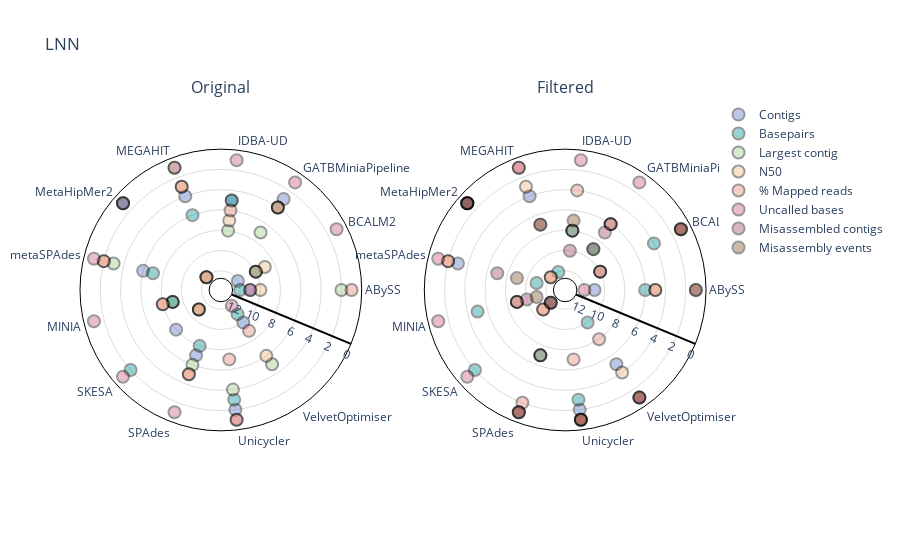
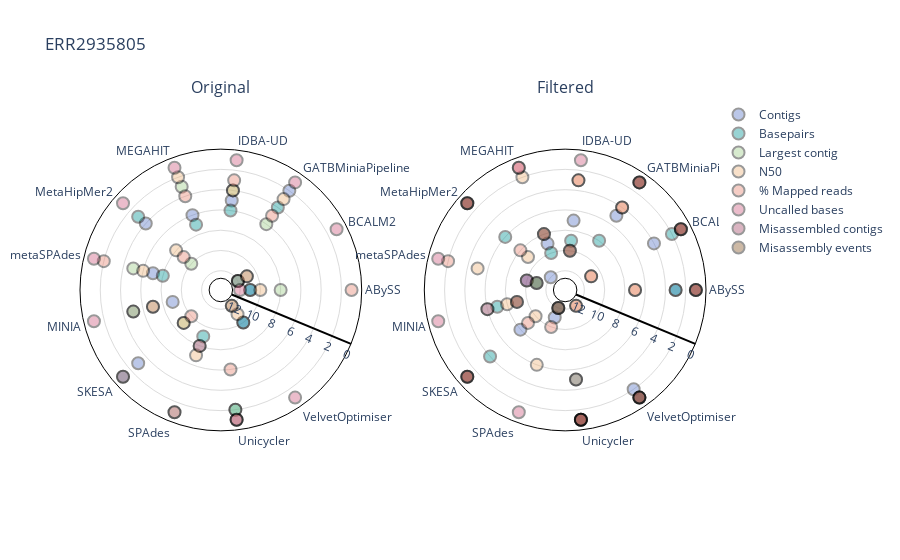
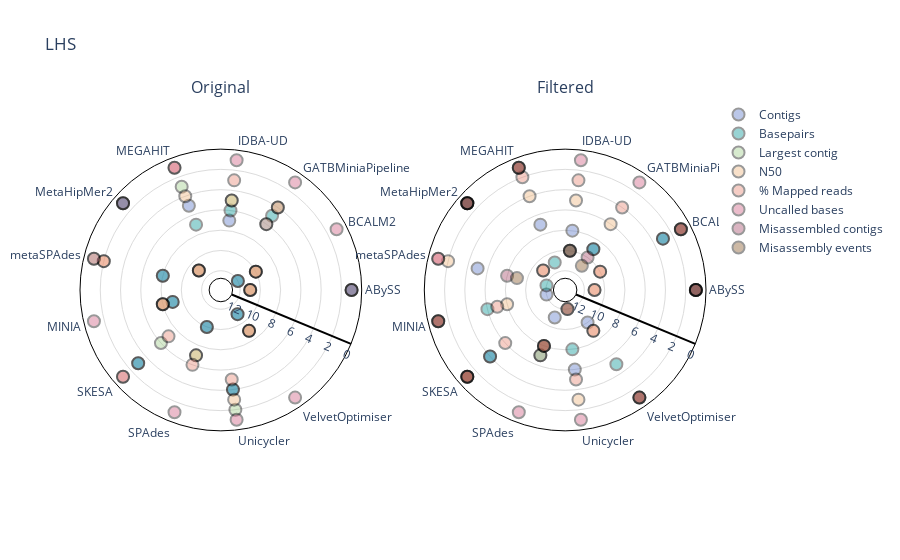
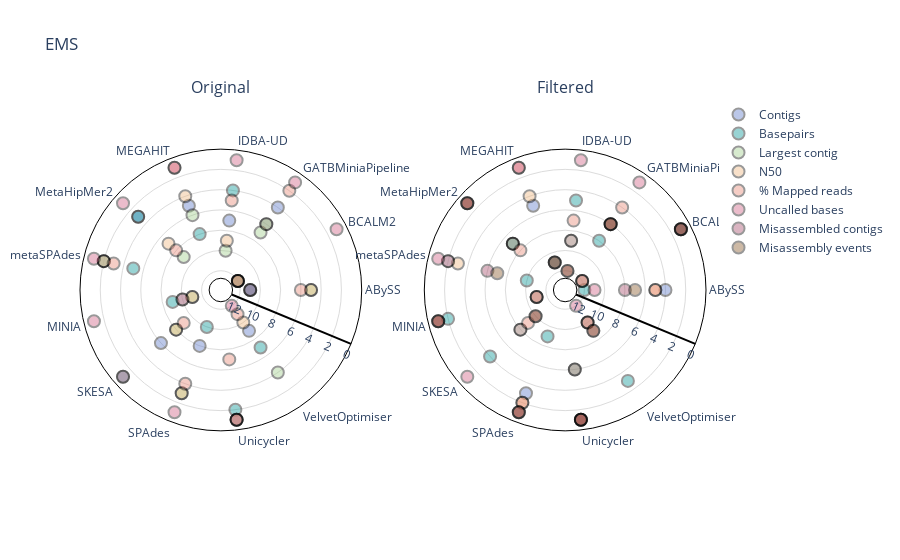

Notebook code for these charts, in order:
### Code cell
import plotly.graph_objects as go

for sample, df in rank_dfs:

    categories = ['contigs','filtered_contigs','basepairs','filtered_basepairs', 'max_contig', 'n50','filtered_n50', 'mapped_reads','filtered_mapped_reads', 'Ns','filtered_Ns','misassembled contigs', 'misassembly events']
    categories_original =  ['contigs','basepairs', 'max_contig', 'n50', 'mapped_reads', 'Ns'] 
    categories_original_renamed =  ['Contigs','Basepairs', 'Largest contig', 'N50', '% Mapped reads', 'Uncalled bases'] 
    categories_filtered = ['filtered_contigs', 'filtered_basepairs', 'filtered_n50', 'filtered_mapped_reads','filtered_Ns', 'misassembled contigs', 'misassembly events']
    categories_filtered_renamed = ['Contigs', 'Basepairs', 'N50', '% Mapped reads','Uncalled bases', 'Misassembled contigs', 'Misassembly events']

    fig = make_subplots(rows=1, cols=2, specs=[[{'type': 'polar'}]*2], subplot_titles=('Original', 'Filtered'))
    
    COLOURS_ORIGINAL = ['#5876c8', '#009392', '#9CCB86', '#EEB479', '#E88471', '#CF597E']
    COLOURS_FILTERED = ['#5876c8', '#009392', '#EEB479', '#E88471', '#CF597E', '#a54765', '#835221']

    i = 0
    j = 0
    assembler_list = list(df.index)
    
    for column in categories:
                
        row_all = list(df[column])
        

        if column in categories_original:
            name = categories_original_renamed[categories_original.index(column)]
            fig.add_trace(go.Scatterpolar(r=row_all,
                                          theta=assembler_list,
                                          name=name, 
                                          mode='markers', 
                                          marker=dict(color=COLOURS_ORIGINAL[i], size=12), 
                                          marker_line_color="black", 
                                          marker_line_width=2,
                                          opacity=0.4,showlegend=True),
                          row=1, col=1) 
            i+=1
            
        elif column in categories_filtered:
            name = categories_filtered_renamed[categories_filtered.index(column)]
            showlegend = True if column in ['misassembled contigs', 'misassembly events'] else False
            fig.add_trace(go.Scatterpolar(r=row_all,
                                          theta=assembler_list,
                                          name=name, 
                                          mode='markers', 
                                          marker=dict(color=COLOURS_FILTERED[j], size=12),
                                          marker_line_color="black", 
                                          marker_line_width=2, 
                                          opacity=0.4,showlegend=showlegend),
                         row=1, col=2)
            j+=1
        
    
    fig.update_layout(polar=dict(radialaxis=dict(visible=True,
                                                 range=[1, 12],
                                                 autorange="reversed",
                                                 linewidth = 2,
                                                 linecolor="black",
                                                 gridcolor = "#DCDCDC"), 
                                 hole=1/12, bgcolor='rgb(255,255,255)',
                                angularaxis=dict(linecolor="black"),
                                angularaxis_categoryarray = assembler_list + [' '],
                                radialaxis_angle = -22.5),
                     polar2=dict(radialaxis=dict(visible=True,
                                                 range=[1, 12],
                                                 autorange="reversed",
                                                 linewidth = 2,
                                                 linecolor="black",
                                                 gridcolor = "#DCDCDC"), 
                                 hole=1/12, bgcolor='rgb(255,255,255)',
                                angularaxis=dict(linecolor="black"),
                                angularaxis_categoryarray = assembler_list + [' '],
                                radialaxis_angle = -22.5))
    fig.update_layout(title=sample)

    fig.show()

### Figure 1 — Plotly figure (JSON) as saved in the notebook; plotly's stock layout.template omitted (floating-point values rounded to 4 significant figures)
{"data": [{"marker": {"color": "#5876c8", "line": {"color": "black", "width": 2}, "size": 12}, "mode": "markers", "name": "Contigs", "opacity": 0.4, "r": [11, 12, 3, 5, 4, 1, 6, 9, 8, 7, 2, 10], "showlegend": true, "subplot": "polar", "theta": ["ABySS", "BCALM2", "GATBMiniaPipeline", "IDBA-UD", "MEGAHIT", "MetaHipMer2", "metaSPAdes", "MINIA", "SKESA", "SPAdes", "Unicycler", "VelvetOptimiser"], "type": "scatterpolar"}, {"marker": {"color": "#5876c8", "line": {"color": "black", "width": 2}, "size": 12}, "mode": "markers", "name": "Contigs", "opacity": 0.4, "r": [11, 10, 6, 8, 4, 1, 3, 9, 12, 7, 2, 5], "showlegend": false, "subplot": "polar2", "theta": ["ABySS", "BCALM2", "GATBMiniaPipeline", "IDBA-UD", "MEGAHIT", "MetaHipMer2", "metaSPAdes", "MINIA", "SKESA", "SPAdes", "Unicycler", "VelvetOptimiser"], "type": "scatterpolar"}, {"marker": {"color": "#009392", "line": {"color": "black", "width": 2}, "size": 12}, "mode": "markers", "name": "Basepairs", "opacity": 0.4, "r": [12, 10, 4, 5, 6, 1, 7, 9, 2, 8, 3, 11], "showlegend": true, "subplot": "polar", "theta": ["ABySS", "BCALM2", "GATBMiniaPipeline", "IDBA-UD", "MEGAHIT", "MetaHipMer2", "metaSPAdes", "MINIA", "SKESA", "SPAdes", "Unicycler", "VelvetOptimiser"], "type": "scatterpolar"}, {"marker": {"color": "#009392", "line": {"color": "black", "width": 2}, "size": 12}, "mode": "markers", "name": "Basepairs", "opacity": 0.4, "r": [6, 4, 9, 8, 12, 1, 11, 5, 2, 7, 3, 10], "showlegend": false, "subplot": "polar2", "theta": ["ABySS", "BCALM2", "GATBMiniaPipeline", "IDBA-UD", "MEGAHIT", "MetaHipMer2", "metaSPAdes", "MINIA", "SKESA", "SPAdes", "Unicycler", "VelvetOptimiser"], "type": "scatterpolar"}, {"marker": {"color": "#9CCB86", "line": {"color": "black", "width": 2}, "size": 12}, "mode": "markers", "name": "Largest contig", "opacity": 0.4, "r": [2, 10, 7, 8, 1, 12, 3, 9, 11, 6, 4, 5], "showlegend": true, "subplot": "polar", "theta": ["ABySS", "BCALM2", "GATBMiniaPipeline", "IDBA-UD", "MEGAHIT", "MetaHipMer2", "metaSPAdes", "MINIA", "SKESA", "SPAdes", "Unicycler", "VelvetOptimiser"], "type": "scatterpolar"}, {"marker": {"color": "#EEB479", "line": {"color": "black", "width": 2}, "size": 12}, "mode": "markers", "name": "N50", "opacity": 0.4, "r": [10, 9, 4, 7, 3, 12, 2, 8, 11, 5, 1, 6], "showlegend": true, "subplot": "polar", "theta": ["ABySS", "BCALM2", "GATBMiniaPipeline", "IDBA-UD", "MEGAHIT", "MetaHipMer2", "metaSPAdes", "MINIA", "SKESA", "SPAdes", "Unicycler", "VelvetOptimiser"], "type": "scatterpolar"}, {"marker": {"color": "#EEB479", "line": {"color": "black", "width": 2}, "size": 12}, "mode": "markers", "name": "N50", "opacity": 0.4, "r": [5, 10, 6, 8, 3, 12, 2, 9, 11, 7, 1, 4], "showlegend": false, "subplot": "polar2", "theta": ["ABySS", "BCALM2", "GATBMiniaPipeline", "IDBA-UD", "MEGAHIT", "MetaHipMer2", "metaSPAdes", "MINIA", "SKESA", "SPAdes", "Unicycler", "VelvetOptimiser"], "type": "scatterpolar"}, {"marker": {"color": "#E88471", "line": {"color": "black", "width": 2}, "size": 12}, "mode": "markers", "name": "% Mapped reads", "opacity": 0.4, "r": [1, 10, 4, 6, 3, 12, 2, 8, 11, 5, 7, 9], "showlegend": true, "subplot": "polar", "theta": ["ABySS", "BCALM2", "GATBMiniaPipeline", "IDBA-UD", "MEGAHIT", "MetaHipMer2", "metaSPAdes", "MINIA", "SKESA", "SPAdes", "Unicycler", "VelvetOptimiser"], "type": "scatterpolar"}, {"marker": {"color": "#E88471", "line": {"color": "black", "width": 2}, "size": 12}, "mode": "markers", "name": "% Mapped reads", "opacity": 0.4, "r": [5, 10, 6, 4, 1, 12, 2, 9, 11, 2, 7, 8], "showlegend": false, "subplot": "polar2", "theta": ["ABySS", "BCALM2", "GATBMiniaPipeline", "IDBA-UD", "MEGAHIT", "MetaHipMer2", "metaSPAdes", "MINIA", "SKESA", "SPAdes", "Unicycler", "VelvetOptimiser"], "type": "scatterpolar"}, {"marker": {"color": "#CF597E", "line": {"color": "black", "width": 2}, "size": 12}, "mode": "markers", "name": "Uncalled bases", "opacity": 0.4, "r": [11, 1, 1, 1, 1, 1, 1, 1, 1, 1, 1, 12], "showlegend": true, "subplot": "polar", "theta": ["ABySS", "BCALM2", "GATBMiniaPipeline", "IDBA-UD", "MEGAHIT", "MetaHipMer2", "metaSPAdes", "MINIA", "SKESA", "SPAdes", "Unicycler", "VelvetOptimiser"], "type": "scatterpolar"}, {"marker": {"color": "#CF597E", "line": {"color": "black", "width": 2}, "size": 12}, "mode": "markers", "name": "Uncalled bases", "opacity": 0.4, "r": [12, 1, 1, 1, 1, 1, 1, 1, 1, 1, 1, 1], "showlegend": false, "subplot": "polar2", "theta": ["ABySS", "BCALM2", "GATBMiniaPipeline", "IDBA-UD", "MEGAHIT", "MetaHipMer2", "metaSPAdes", "MINIA", "SKESA", "SPAdes", "Unicycler", "VelvetOptimiser"], "type": "scatterpolar"}, {"marker": {"color": "#a54765", "line": {"color": "black", "width": 2}, "size": 12}, "mode": "markers", "name": "Misassembled contigs", "opacity": 0.4, "r": [1, 1, 7, 10, 7, 1, 7, 10, 12, 1, 1, 1], "showlegend": true, "subplot": "polar2", "theta": ["ABySS", "BCALM2", "GATBMiniaPipeline", "IDBA-UD", "MEGAHIT", "MetaHipMer2", "metaSPAdes", "MINIA", "SKESA", "SPAdes", "Unicycler", "VelvetOptimiser"], "type": "scatterpolar"}, {"marker": {"color": "#835221", "line": {"color": "black", "width": 2}, "size": 12}, "mode": "markers", "name": "Misassembly events", "opacity": 0.4, "r": [1, 1, 9, 7, 7, 1, 9, 11, 12, 1, 1, 1], "showlegend": true, "subplot": "polar2", "theta": ["ABySS", "BCALM2", "GATBMiniaPipeline", "IDBA-UD", "MEGAHIT", "MetaHipMer2", "metaSPAdes", "MINIA", "SKESA", "SPAdes", "Unicycler", "VelvetOptimiser"], "type": "scatterpolar"}], "layout": {"annotations": [{"font": {"size": 16}, "showarrow": false, "text": "Original", "x": 0.225, "xanchor": "center", "xref": "paper", "y": 1, "yanchor": "bottom", "yref": "paper"}, {"font": {"size": 16}, "showarrow": false, "text": "Filtered", "x": 0.775, "xanchor": "center", "xref": "paper", "y": 1, "yanchor": "bottom", "yref": "paper"}], "polar": {"angularaxis": {"categoryarray": ["ABySS", "BCALM2", "GATBMiniaPipeline", "IDBA-UD", "MEGAHIT", "MetaHipMer2", "metaSPAdes", "MINIA", "SKESA", "SPAdes", "Unicycler", "VelvetOptimiser", " "], "linecolor": "black"}, "bgcolor": "rgb(255,255,255)", "domain": {"x": [0, 0.45], "y": [0, 1]}, "hole": 0.08333, "radialaxis": {"angle": -22.5, "autorange": "reversed", "gridcolor": "#DCDCDC", "linecolor": "black", "linewidth": 2, "range": [1, 12], "visible": true}}, "polar2": {"angularaxis": {"categoryarray": ["ABySS", "BCALM2", "GATBMiniaPipeline", "IDBA-UD", "MEGAHIT", "MetaHipMer2", "metaSPAdes", "MINIA", "SKESA", "SPAdes", "Unicycler", "VelvetOptimiser", " "], "linecolor": "black"}, "bgcolor": "rgb(255,255,255)", "domain": {"x": [0.55, 1], "y": [0, 1]}, "hole": 0.08333, "radialaxis": {"angle": -22.5, "autorange": "reversed", "gridcolor": "#DCDCDC", "linecolor": "black", "linewidth": 2, "range": [1, 12], "visible": true}}, "title": {"text": "LNN"}}}

### Figure 2 — Plotly figure (JSON) as saved in the notebook; plotly's stock layout.template omitted (floating-point values rounded to 4 significant figures)
{"data": [{"marker": {"color": "#5876c8", "line": {"color": "black", "width": 2}, "size": 12}, "mode": "markers", "name": "Contigs", "opacity": 0.4, "r": [11, 12, 2, 5, 6, 4, 7, 9, 3, 8, 1, 10], "showlegend": true, "subplot": "polar", "theta": ["ABySS", "BCALM2", "GATBMiniaPipeline", "IDBA-UD", "MEGAHIT", "MetaHipMer2", "metaSPAdes", "MINIA", "SKESA", "SPAdes", "Unicycler", "VelvetOptimiser"], "type": "scatterpolar"}, {"marker": {"color": "#5876c8", "line": {"color": "black", "width": 2}, "size": 12}, "mode": "markers", "name": "Contigs", "opacity": 0.4, "r": [3, 4, 5, 7, 9, 12, 10, 6, 8, 11, 1, 2], "showlegend": false, "subplot": "polar2", "theta": ["ABySS", "BCALM2", "GATBMiniaPipeline", "IDBA-UD", "MEGAHIT", "MetaHipMer2", "metaSPAdes", "MINIA", "SKESA", "SPAdes", "Unicycler", "VelvetOptimiser"], "type": "scatterpolar"}, {"marker": {"color": "#009392", "line": {"color": "black", "width": 2}, "size": 12}, "mode": "markers", "name": "Basepairs", "opacity": 0.4, "r": [11, 12, 4, 6, 7, 3, 8, 5, 1, 9, 2, 10], "showlegend": true, "subplot": "polar", "theta": ["ABySS", "BCALM2", "GATBMiniaPipeline", "IDBA-UD", "MEGAHIT", "MetaHipMer2", "metaSPAdes", "MINIA", "SKESA", "SPAdes", "Unicycler", "VelvetOptimiser"], "type": "scatterpolar"}, {"marker": {"color": "#009392", "line": {"color": "black", "width": 2}, "size": 12}, "mode": "markers", "name": "Basepairs", "opacity": 0.4, "r": [3, 2, 8, 9, 10, 6, 11, 7, 4, 12, 5, 1], "showlegend": false, "subplot": "polar2", "theta": ["ABySS", "BCALM2", "GATBMiniaPipeline", "IDBA-UD", "MEGAHIT", "MetaHipMer2", "metaSPAdes", "MINIA", "SKESA", "SPAdes", "Unicycler", "VelvetOptimiser"], "type": "scatterpolar"}, {"marker": {"color": "#9CCB86", "line": {"color": "black", "width": 2}, "size": 12}, "mode": "markers", "name": "Largest contig", "opacity": 0.4, "r": [8, 11, 6, 4, 3, 10, 5, 7, 9, 1, 2, 12], "showlegend": true, "subplot": "polar", "theta": ["ABySS", "BCALM2", "GATBMiniaPipeline", "IDBA-UD", "MEGAHIT", "MetaHipMer2", "metaSPAdes", "MINIA", "SKESA", "SPAdes", "Unicycler", "VelvetOptimiser"], "type": "scatterpolar"}, {"marker": {"color": "#EEB479", "line": {"color": "black", "width": 2}, "size": 12}, "mode": "markers", "name": "N50", "opacity": 0.4, "r": [10, 12, 3, 4, 2, 8, 6, 5, 9, 7, 1, 11], "showlegend": true, "subplot": "polar", "theta": ["ABySS", "BCALM2", "GATBMiniaPipeline", "IDBA-UD", "MEGAHIT", "MetaHipMer2", "metaSPAdes", "MINIA", "SKESA", "SPAdes", "Unicycler", "VelvetOptimiser"], "type": "scatterpolar"}, {"marker": {"color": "#EEB479", "line": {"color": "black", "width": 2}, "size": 12}, "mode": "markers", "name": "N50", "opacity": 0.4, "r": [7, 11, 4, 3, 2, 9, 5, 8, 10, 6, 1, 12], "showlegend": false, "subplot": "polar2", "theta": ["ABySS", "BCALM2", "GATBMiniaPipeline", "IDBA-UD", "MEGAHIT", "MetaHipMer2", "metaSPAdes", "MINIA", "SKESA", "SPAdes", "Unicycler", "VelvetOptimiser"], "type": "scatterpolar"}, {"marker": {"color": "#E88471", "line": {"color": "black", "width": 2}, "size": 12}, "mode": "markers", "name": "% Mapped reads", "opacity": 0.4, "r": [1, 11, 5, 3, 4, 9, 2, 7, 10, 8, 6, 12], "showlegend": true, "subplot": "polar", "theta": ["ABySS", "BCALM2", "GATBMiniaPipeline", "IDBA-UD", "MEGAHIT", "MetaHipMer2", "metaSPAdes", "MINIA", "SKESA", "SPAdes", "Unicycler", "VelvetOptimiser"], "type": "scatterpolar"}, {"marker": {"color": "#E88471", "line": {"color": "black", "width": 2}, "size": 12}, "mode": "markers", "name": "% Mapped reads", "opacity": 0.4, "r": [7, 11, 4, 3, 1, 8, 2, 6, 9, 10, 5, 12], "showlegend": false, "subplot": "polar2", "theta": ["ABySS", "BCALM2", "GATBMiniaPipeline", "IDBA-UD", "MEGAHIT", "MetaHipMer2", "metaSPAdes", "MINIA", "SKESA", "SPAdes", "Unicycler", "VelvetOptimiser"], "type": "scatterpolar"}, {"marker": {"color": "#CF597E", "line": {"color": "black", "width": 2}, "size": 12}, "mode": "markers", "name": "Uncalled bases", "opacity": 0.4, "r": [12, 1, 1, 1, 1, 1, 1, 1, 1, 1, 1, 1], "showlegend": true, "subplot": "polar", "theta": ["ABySS", "BCALM2", "GATBMiniaPipeline", "IDBA-UD", "MEGAHIT", "MetaHipMer2", "metaSPAdes", "MINIA", "SKESA", "SPAdes", "Unicycler", "VelvetOptimiser"], "type": "scatterpolar"}, {"marker": {"color": "#CF597E", "line": {"color": "black", "width": 2}, "size": 12}, "mode": "markers", "name": "Uncalled bases", "opacity": 0.4, "r": [1, 1, 1, 1, 1, 1, 1, 1, 1, 1, 1, 1], "showlegend": false, "subplot": "polar2", "theta": ["ABySS", "BCALM2", "GATBMiniaPipeline", "IDBA-UD", "MEGAHIT", "MetaHipMer2", "metaSPAdes", "MINIA", "SKESA", "SPAdes", "Unicycler", "VelvetOptimiser"], "type": "scatterpolar"}, {"marker": {"color": "#a54765", "line": {"color": "black", "width": 2}, "size": 12}, "mode": "markers", "name": "Misassembled contigs", "opacity": 0.4, "r": [1, 1, 1, 10, 8, 1, 10, 9, 1, 12, 1, 1], "showlegend": true, "subplot": "polar2", "theta": ["ABySS", "BCALM2", "GATBMiniaPipeline", "IDBA-UD", "MEGAHIT", "MetaHipMer2", "metaSPAdes", "MINIA", "SKESA", "SPAdes", "Unicycler", "VelvetOptimiser"], "type": "scatterpolar"}, {"marker": {"color": "#835221", "line": {"color": "black", "width": 2}, "size": 12}, "mode": "markers", "name": "Misassembly events", "opacity": 0.4, "r": [1, 1, 1, 10, 8, 1, 11, 9, 1, 12, 1, 1], "showlegend": true, "subplot": "polar2", "theta": ["ABySS", "BCALM2", "GATBMiniaPipeline", "IDBA-UD", "MEGAHIT", "MetaHipMer2", "metaSPAdes", "MINIA", "SKESA", "SPAdes", "Unicycler", "VelvetOptimiser"], "type": "scatterpolar"}], "layout": {"annotations": [{"font": {"size": 16}, "showarrow": false, "text": "Original", "x": 0.225, "xanchor": "center", "xref": "paper", "y": 1, "yanchor": "bottom", "yref": "paper"}, {"font": {"size": 16}, "showarrow": false, "text": "Filtered", "x": 0.775, "xanchor": "center", "xref": "paper", "y": 1, "yanchor": "bottom", "yref": "paper"}], "polar": {"angularaxis": {"categoryarray": ["ABySS", "BCALM2", "GATBMiniaPipeline", "IDBA-UD", "MEGAHIT", "MetaHipMer2", "metaSPAdes", "MINIA", "SKESA", "SPAdes", "Unicycler", "VelvetOptimiser", " "], "linecolor": "black"}, "bgcolor": "rgb(255,255,255)", "domain": {"x": [0, 0.45], "y": [0, 1]}, "hole": 0.08333, "radialaxis": {"angle": -22.5, "autorange": "reversed", "gridcolor": "#DCDCDC", "linecolor": "black", "linewidth": 2, "range": [1, 12], "visible": true}}, "polar2": {"angularaxis": {"categoryarray": ["ABySS", "BCALM2", "GATBMiniaPipeline", "IDBA-UD", "MEGAHIT", "MetaHipMer2", "metaSPAdes", "MINIA", "SKESA", "SPAdes", "Unicycler", "VelvetOptimiser", " "], "linecolor": "black"}, "bgcolor": "rgb(255,255,255)", "domain": {"x": [0.55, 1], "y": [0, 1]}, "hole": 0.08333, "radialaxis": {"angle": -22.5, "autorange": "reversed", "gridcolor": "#DCDCDC", "linecolor": "black", "linewidth": 2, "range": [1, 12], "visible": true}}, "title": {"text": "ERR2935805"}}}

### Figure 3 — Plotly figure (JSON) as saved in the notebook; plotly's stock layout.template omitted (floating-point values rounded to 4 significant figures)
{"data": [{"marker": {"color": "#5876c8", "line": {"color": "black", "width": 2}, "size": 12}, "mode": "markers", "name": "Contigs", "opacity": 0.4, "r": [1, 12, 6, 7, 5, 1, 8, 9, 3, 10, 4, 11], "showlegend": true, "subplot": "polar", "theta": ["ABySS", "BCALM2", "GATBMiniaPipeline", "IDBA-UD", "MEGAHIT", "MetaHipMer2", "metaSPAdes", "MINIA", "SKESA", "SPAdes", "Unicycler", "VelvetOptimiser"], "type": "scatterpolar"}, {"marker": {"color": "#5876c8", "line": {"color": "black", "width": 2}, "size": 12}, "mode": "markers", "name": "Contigs", "opacity": 0.4, "r": [1, 3, 9, 8, 7, 1, 5, 12, 4, 11, 6, 10], "showlegend": false, "subplot": "polar2", "theta": ["ABySS", "BCALM2", "GATBMiniaPipeline", "IDBA-UD", "MEGAHIT", "MetaHipMer2", "metaSPAdes", "MINIA", "SKESA", "SPAdes", "Unicycler", "VelvetOptimiser"], "type": "scatterpolar"}, {"marker": {"color": "#009392", "line": {"color": "black", "width": 2}, "size": 12}, "mode": "markers", "name": "Basepairs", "opacity": 0.4, "r": [1, 12, 5, 6, 7, 1, 8, 9, 3, 10, 4, 11], "showlegend": true, "subplot": "polar", "theta": ["ABySS", "BCALM2", "GATBMiniaPipeline", "IDBA-UD", "MEGAHIT", "MetaHipMer2", "metaSPAdes", "MINIA", "SKESA", "SPAdes", "Unicycler", "VelvetOptimiser"], "type": "scatterpolar"}, {"marker": {"color": "#009392", "line": {"color": "black", "width": 2}, "size": 12}, "mode": "markers", "name": "Basepairs", "opacity": 0.4, "r": [1, 3, 9, 10, 11, 1, 12, 6, 4, 7, 8, 5], "showlegend": false, "subplot": "polar2", "theta": ["ABySS", "BCALM2", "GATBMiniaPipeline", "IDBA-UD", "MEGAHIT", "MetaHipMer2", "metaSPAdes", "MINIA", "SKESA", "SPAdes", "Unicycler", "VelvetOptimiser"], "type": "scatterpolar"}, {"marker": {"color": "#9CCB86", "line": {"color": "black", "width": 2}, "size": 12}, "mode": "markers", "name": "Largest contig", "opacity": 0.4, "r": [11, 10, 4, 5, 3, 11, 1, 8, 6, 7, 2, 9], "showlegend": true, "subplot": "polar", "theta": ["ABySS", "BCALM2", "GATBMiniaPipeline", "IDBA-UD", "MEGAHIT", "MetaHipMer2", "metaSPAdes", "MINIA", "SKESA", "SPAdes", "Unicycler", "VelvetOptimiser"], "type": "scatterpolar"}, {"marker": {"color": "#EEB479", "line": {"color": "black", "width": 2}, "size": 12}, "mode": "markers", "name": "N50", "opacity": 0.4, "r": [11, 10, 6, 5, 4, 11, 2, 8, 1, 7, 3, 9], "showlegend": true, "subplot": "polar", "theta": ["ABySS", "BCALM2", "GATBMiniaPipeline", "IDBA-UD", "MEGAHIT", "MetaHipMer2", "metaSPAdes", "MINIA", "SKESA", "SPAdes", "Unicycler", "VelvetOptimiser"], "type": "scatterpolar"}, {"marker": {"color": "#EEB479", "line": {"color": "black", "width": 2}, "size": 12}, "mode": "markers", "name": "N50", "opacity": 0.4, "r": [11, 10, 6, 5, 4, 11, 2, 8, 1, 7, 3, 9], "showlegend": false, "subplot": "polar2", "theta": ["ABySS", "BCALM2", "GATBMiniaPipeline", "IDBA-UD", "MEGAHIT", "MetaHipMer2", "metaSPAdes", "MINIA", "SKESA", "SPAdes", "Unicycler", "VelvetOptimiser"], "type": "scatterpolar"}, {"marker": {"color": "#E88471", "line": {"color": "black", "width": 2}, "size": 12}, "mode": "markers", "name": "% Mapped reads", "opacity": 0.4, "r": [11, 10, 4, 3, 1, 11, 2, 8, 7, 6, 5, 9], "showlegend": true, "subplot": "polar", "theta": ["ABySS", "BCALM2", "GATBMiniaPipeline", "IDBA-UD", "MEGAHIT", "MetaHipMer2", "metaSPAdes", "MINIA", "SKESA", "SPAdes", "Unicycler", "VelvetOptimiser"], "type": "scatterpolar"}, {"marker": {"color": "#E88471", "line": {"color": "black", "width": 2}, "size": 12}, "mode": "markers", "name": "% Mapped reads", "opacity": 0.4, "r": [11, 10, 4, 3, 2, 11, 1, 7, 6, 8, 5, 9], "showlegend": false, "subplot": "polar2", "theta": ["ABySS", "BCALM2", "GATBMiniaPipeline", "IDBA-UD", "MEGAHIT", "MetaHipMer2", "metaSPAdes", "MINIA", "SKESA", "SPAdes", "Unicycler", "VelvetOptimiser"], "type": "scatterpolar"}, {"marker": {"color": "#CF597E", "line": {"color": "black", "width": 2}, "size": 12}, "mode": "markers", "name": "Uncalled bases", "opacity": 0.4, "r": [1, 1, 1, 1, 1, 1, 1, 1, 1, 1, 1, 1], "showlegend": true, "subplot": "polar", "theta": ["ABySS", "BCALM2", "GATBMiniaPipeline", "IDBA-UD", "MEGAHIT", "MetaHipMer2", "metaSPAdes", "MINIA", "SKESA", "SPAdes", "Unicycler", "VelvetOptimiser"], "type": "scatterpolar"}, {"marker": {"color": "#CF597E", "line": {"color": "black", "width": 2}, "size": 12}, "mode": "markers", "name": "Uncalled bases", "opacity": 0.4, "r": [1, 1, 1, 1, 1, 1, 1, 1, 1, 1, 1, 1], "showlegend": false, "subplot": "polar2", "theta": ["ABySS", "BCALM2", "GATBMiniaPipeline", "IDBA-UD", "MEGAHIT", "MetaHipMer2", "metaSPAdes", "MINIA", "SKESA", "SPAdes", "Unicycler", "VelvetOptimiser"], "type": "scatterpolar"}, {"marker": {"color": "#a54765", "line": {"color": "black", "width": 2}, "size": 12}, "mode": "markers", "name": "Misassembled contigs", "opacity": 0.4, "r": [1, 1, 10, 10, 1, 1, 8, 1, 1, 8, 12, 1], "showlegend": true, "subplot": "polar2", "theta": ["ABySS", "BCALM2", "GATBMiniaPipeline", "IDBA-UD", "MEGAHIT", "MetaHipMer2", "metaSPAdes", "MINIA", "SKESA", "SPAdes", "Unicycler", "VelvetOptimiser"], "type": "scatterpolar"}, {"marker": {"color": "#835221", "line": {"color": "black", "width": 2}, "size": 12}, "mode": "markers", "name": "Misassembly events", "opacity": 0.4, "r": [1, 1, 11, 10, 1, 1, 9, 1, 1, 8, 12, 1], "showlegend": true, "subplot": "polar2", "theta": ["ABySS", "BCALM2", "GATBMiniaPipeline", "IDBA-UD", "MEGAHIT", "MetaHipMer2", "metaSPAdes", "MINIA", "SKESA", "SPAdes", "Unicycler", "VelvetOptimiser"], "type": "scatterpolar"}], "layout": {"annotations": [{"font": {"size": 16}, "showarrow": false, "text": "Original", "x": 0.225, "xanchor": "center", "xref": "paper", "y": 1, "yanchor": "bottom", "yref": "paper"}, {"font": {"size": 16}, "showarrow": false, "text": "Filtered", "x": 0.775, "xanchor": "center", "xref": "paper", "y": 1, "yanchor": "bottom", "yref": "paper"}], "polar": {"angularaxis": {"categoryarray": ["ABySS", "BCALM2", "GATBMiniaPipeline", "IDBA-UD", "MEGAHIT", "MetaHipMer2", "metaSPAdes", "MINIA", "SKESA", "SPAdes", "Unicycler", "VelvetOptimiser", " "], "linecolor": "black"}, "bgcolor": "rgb(255,255,255)", "domain": {"x": [0, 0.45], "y": [0, 1]}, "hole": 0.08333, "radialaxis": {"angle": -22.5, "autorange": "reversed", "gridcolor": "#DCDCDC", "linecolor": "black", "linewidth": 2, "range": [1, 12], "visible": true}}, "polar2": {"angularaxis": {"categoryarray": ["ABySS", "BCALM2", "GATBMiniaPipeline", "IDBA-UD", "MEGAHIT", "MetaHipMer2", "metaSPAdes", "MINIA", "SKESA", "SPAdes", "Unicycler", "VelvetOptimiser", " "], "linecolor": "black"}, "bgcolor": "rgb(255,255,255)", "domain": {"x": [0.55, 1], "y": [0, 1]}, "hole": 0.08333, "radialaxis": {"angle": -22.5, "autorange": "reversed", "gridcolor": "#DCDCDC", "linecolor": "black", "linewidth": 2, "range": [1, 12], "visible": true}}, "title": {"text": "LHS"}}}

### Figure 4 — Plotly figure (JSON) as saved in the notebook; plotly's stock layout.template omitted (floating-point values rounded to 4 significant figures)
{"data": [{"marker": {"color": "#5876c8", "line": {"color": "black", "width": 2}, "size": 12}, "mode": "markers", "name": "Contigs", "opacity": 0.4, "r": [11, 12, 4, 7, 5, 3, 2, 10, 6, 8, 1, 9], "showlegend": true, "subplot": "polar", "theta": ["ABySS", "BCALM2", "GATBMiniaPipeline", "IDBA-UD", "MEGAHIT", "MetaHipMer2", "metaSPAdes", "MINIA", "SKESA", "SPAdes", "Unicycler", "VelvetOptimiser"], "type": "scatterpolar"}, {"marker": {"color": "#5876c8", "line": {"color": "black", "width": 2}, "size": 12}, "mode": "markers", "name": "Contigs", "opacity": 0.4, "r": [4, 12, 6, 9, 5, 7, 2, 11, 8, 3, 1, 10], "showlegend": false, "subplot": "polar2", "theta": ["ABySS", "BCALM2", "GATBMiniaPipeline", "IDBA-UD", "MEGAHIT", "MetaHipMer2", "metaSPAdes", "MINIA", "SKESA", "SPAdes", "Unicycler", "VelvetOptimiser"], "type": "scatterpolar"}, {"marker": {"color": "#009392", "line": {"color": "black", "width": 2}, "size": 12}, "mode": "markers", "name": "Basepairs", "opacity": 0.4, "r": [11, 12, 6, 4, 8, 3, 5, 9, 1, 10, 2, 7], "showlegend": true, "subplot": "polar", "theta": ["ABySS", "BCALM2", "GATBMiniaPipeline", "IDBA-UD", "MEGAHIT", "MetaHipMer2", "metaSPAdes", "MINIA", "SKESA", "SPAdes", "Unicycler", "VelvetOptimiser"], "type": "scatterpolar"}, {"marker": {"color": "#009392", "line": {"color": "black", "width": 2}, "size": 12}, "mode": "markers", "name": "Basepairs", "opacity": 0.4, "r": [12, 1, 8, 5, 11, 7, 10, 2, 4, 9, 6, 3], "showlegend": false, "subplot": "polar2", "theta": ["ABySS", "BCALM2", "GATBMiniaPipeline", "IDBA-UD", "MEGAHIT", "MetaHipMer2", "metaSPAdes", "MINIA", "SKESA", "SPAdes", "Unicycler", "VelvetOptimiser"], "type": "scatterpolar"}, {"marker": {"color": "#9CCB86", "line": {"color": "black", "width": 2}, "size": 12}, "mode": "markers", "name": "Largest contig", "opacity": 0.4, "r": [5, 12, 7, 10, 6, 9, 2, 11, 8, 3, 1, 4], "showlegend": true, "subplot": "polar", "theta": ["ABySS", "BCALM2", "GATBMiniaPipeline", "IDBA-UD", "MEGAHIT", "MetaHipMer2", "metaSPAdes", "MINIA", "SKESA", "SPAdes", "Unicycler", "VelvetOptimiser"], "type": "scatterpolar"}, {"marker": {"color": "#EEB479", "line": {"color": "black", "width": 2}, "size": 12}, "mode": "markers", "name": "N50", "opacity": 0.4, "r": [5, 12, 6, 9, 4, 7, 2, 11, 8, 3, 1, 10], "showlegend": true, "subplot": "polar", "theta": ["ABySS", "BCALM2", "GATBMiniaPipeline", "IDBA-UD", "MEGAHIT", "MetaHipMer2", "metaSPAdes", "MINIA", "SKESA", "SPAdes", "Unicycler", "VelvetOptimiser"], "type": "scatterpolar"}, {"marker": {"color": "#EEB479", "line": {"color": "black", "width": 2}, "size": 12}, "mode": "markers", "name": "N50", "opacity": 0.4, "r": [5, 12, 6, 9, 4, 7, 3, 11, 8, 2, 1, 10], "showlegend": false, "subplot": "polar2", "theta": ["ABySS", "BCALM2", "GATBMiniaPipeline", "IDBA-UD", "MEGAHIT", "MetaHipMer2", "metaSPAdes", "MINIA", "SKESA", "SPAdes", "Unicycler", "VelvetOptimiser"], "type": "scatterpolar"}, {"marker": {"color": "#E88471", "line": {"color": "black", "width": 2}, "size": 12}, "mode": "markers", "name": "% Mapped reads", "opacity": 0.4, "r": [6, 12, 2, 5, 1, 8, 3, 10, 9, 4, 7, 11], "showlegend": true, "subplot": "polar", "theta": ["ABySS", "BCALM2", "GATBMiniaPipeline", "IDBA-UD", "MEGAHIT", "MetaHipMer2", "metaSPAdes", "MINIA", "SKESA", "SPAdes", "Unicycler", "VelvetOptimiser"], "type": "scatterpolar"}, {"marker": {"color": "#E88471", "line": {"color": "black", "width": 2}, "size": 12}, "mode": "markers", "name": "% Mapped reads", "opacity": 0.4, "r": [5, 12, 4, 7, 1, 8, 2, 11, 9, 2, 6, 10], "showlegend": false, "subplot": "polar2", "theta": ["ABySS", "BCALM2", "GATBMiniaPipeline", "IDBA-UD", "MEGAHIT", "MetaHipMer2", "metaSPAdes", "MINIA", "SKESA", "SPAdes", "Unicycler", "VelvetOptimiser"], "type": "scatterpolar"}, {"marker": {"color": "#CF597E", "line": {"color": "black", "width": 2}, "size": 12}, "mode": "markers", "name": "Uncalled bases", "opacity": 0.4, "r": [11, 1, 1, 1, 1, 1, 1, 1, 1, 1, 1, 12], "showlegend": true, "subplot": "polar", "theta": ["ABySS", "BCALM2", "GATBMiniaPipeline", "IDBA-UD", "MEGAHIT", "MetaHipMer2", "metaSPAdes", "MINIA", "SKESA", "SPAdes", "Unicycler", "VelvetOptimiser"], "type": "scatterpolar"}, {"marker": {"color": "#CF597E", "line": {"color": "black", "width": 2}, "size": 12}, "mode": "markers", "name": "Uncalled bases", "opacity": 0.4, "r": [11, 1, 1, 1, 1, 1, 1, 1, 1, 1, 1, 12], "showlegend": false, "subplot": "polar2", "theta": ["ABySS", "BCALM2", "GATBMiniaPipeline", "IDBA-UD", "MEGAHIT", "MetaHipMer2", "metaSPAdes", "MINIA", "SKESA", "SPAdes", "Unicycler", "VelvetOptimiser"], "type": "scatterpolar"}, {"marker": {"color": "#a54765", "line": {"color": "black", "width": 2}, "size": 12}, "mode": "markers", "name": "Misassembled contigs", "opacity": 0.4, "r": [8, 1, 6, 12, 11, 1, 6, 1, 10, 1, 1, 9], "showlegend": true, "subplot": "polar2", "theta": ["ABySS", "BCALM2", "GATBMiniaPipeline", "IDBA-UD", "MEGAHIT", "MetaHipMer2", "metaSPAdes", "MINIA", "SKESA", "SPAdes", "Unicycler", "VelvetOptimiser"], "type": "scatterpolar"}, {"marker": {"color": "#835221", "line": {"color": "black", "width": 2}, "size": 12}, "mode": "markers", "name": "Misassembly events", "opacity": 0.4, "r": [7, 1, 6, 12, 11, 1, 7, 1, 10, 1, 1, 9], "showlegend": true, "subplot": "polar2", "theta": ["ABySS", "BCALM2", "GATBMiniaPipeline", "IDBA-UD", "MEGAHIT", "MetaHipMer2", "metaSPAdes", "MINIA", "SKESA", "SPAdes", "Unicycler", "VelvetOptimiser"], "type": "scatterpolar"}], "layout": {"annotations": [{"font": {"size": 16}, "showarrow": false, "text": "Original", "x": 0.225, "xanchor": "center", "xref": "paper", "y": 1, "yanchor": "bottom", "yref": "paper"}, {"font": {"size": 16}, "showarrow": false, "text": "Filtered", "x": 0.775, "xanchor": "center", "xref": "paper", "y": 1, "yanchor": "bottom", "yref": "paper"}], "polar": {"angularaxis": {"categoryarray": ["ABySS", "BCALM2", "GATBMiniaPipeline", "IDBA-UD", "MEGAHIT", "MetaHipMer2", "metaSPAdes", "MINIA", "SKESA", "SPAdes", "Unicycler", "VelvetOptimiser", " "], "linecolor": "black"}, "bgcolor": "rgb(255,255,255)", "domain": {"x": [0, 0.45], "y": [0, 1]}, "hole": 0.08333, "radialaxis": {"angle": -22.5, "autorange": "reversed", "gridcolor": "#DCDCDC", "linecolor": "black", "linewidth": 2, "range": [1, 12], "visible": true}}, "polar2": {"angularaxis": {"categoryarray": ["ABySS", "BCALM2", "GATBMiniaPipeline", "IDBA-UD", "MEGAHIT", "MetaHipMer2", "metaSPAdes", "MINIA", "SKESA", "SPAdes", "Unicycler", "VelvetOptimiser", " "], "linecolor": "black"}, "bgcolor": "rgb(255,255,255)", "domain": {"x": [0.55, 1], "y": [0, 1]}, "hole": 0.08333, "radialaxis": {"angle": -22.5, "autorange": "reversed", "gridcolor": "#DCDCDC", "linecolor": "black", "linewidth": 2, "range": [1, 12], "visible": true}}, "title": {"text": "EMS"}}}
